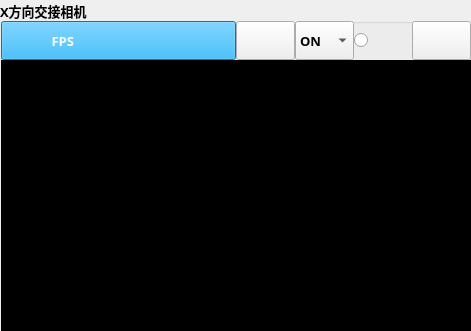
    <widget class="QGroupBox" name="groupBox_camera_4">
     <property name="enabled">
      <bool>true</bool>
     </property>
     <property name="geometry">
      <rect>
       <x>10</x>
       <y>350</y>
       <width>471</width>
       <height>331</height>
      </rect>
     </property>
     <property name="font">
      <font>
       <family>Bahnschrift SemiBold</family>
       <pointsize>10</pointsize>
       <weight>75</weight>
       <bold>true</bold>
      </font>
     </property>
     <property name="styleSheet">
      <string notr="true"/>
     </property>
     <property name="title">
      <string>X方向交接相机</string>
     </property>
     <widget class="QWidget" name="layoutWidget_4">
      <property name="geometry">
       <rect>
        <x>1</x>
        <y>21</y>
        <width>471</width>
        <height>311</height>
       </rect>
      </property>
      <layout class="QVBoxLayout" name="verticalLayout_6" stretch="1,7">
       <property name="spacing">
        <number>0</number>
       </property>
       <item>
        <layout class="QHBoxLayout" name="horizontalLayout_6" stretch="4,1,1,1,1">
         <property name="spacing">
          <number>0</number>
         </property>
         <property name="sizeConstraint">
          <enum>QLayout::SetNoConstraint</enum>
         </property>
         <property name="rightMargin">
          <number>1</number>
         </property>
         <item>
          <widget class="QPushButton" name="pushButton_FPS_4">
           <property name="sizePolicy">
            <sizepolicy hsizetype="Preferred" vsizetype="Preferred">
             <horstretch>0</horstretch>
             <verstretch>0</verstretch>
            </sizepolicy>
           </property>
           <property name="styleSheet">
            <string notr="true">
background-color: rgb(0, 170, 255);
color: rgb(255, 255, 255);</string>
           </property>
           <property name="text">
            <string>FPS                                 </string>
           </property>
          </widget>
         </item>
         <item>
          <widget class="QToolButton" name="camera_4">
           <property name="sizePolicy">
            <sizepolicy hsizetype="Minimum" vsizetype="Minimum">
             <horstretch>0</horstretch>
             <verstretch>0</verstretch>
            </sizepolicy>
           </property>
           <property name="text">
            <string/>
           </property>
           <property name="icon">
            <iconset resource="image.qrc">
             <normaloff>:/image/image/camera.png</normaloff>:/image/image/camera.png</iconset>
           </property>
           <property name="iconSize">
            <size>
             <width>32</width>
             <height>32</height>
            </size>
           </property>
          </widget>
         </item>
         <item>
          <widget class="QComboBox" name="triggermode_4">
           <property name="sizePolicy">
            <sizepolicy hsizetype="Preferred" vsizetype="Minimum">
             <horstretch>0</horstretch>
             <verstretch>0</verstretch>
            </sizepolicy>
           </property>
           <item>
            <property name="text">
             <string>ON</string>
            </property>
           </item>
           <item>
            <property name="text">
             <string>OFF</string>
            </property>
           </item>
          </widget>
         </item>
         <item>
          <widget class="QRadioButton" name="saveimage_4">
           <property name="sizePolicy">
            <sizepolicy hsizetype="Minimum" vsizetype="Minimum">
             <horstretch>0</horstretch>
             <verstretch>0</verstretch>
            </sizepolicy>
           </property>
           <property name="text">
            <string/>
           </property>
           <property name="icon">
            <iconset resource="image.qrc">
             <normaloff>:/image/image/saveimage.png</normaloff>:/image/image/saveimage.png</iconset>
           </property>
           <property name="iconSize">
            <size>
             <width>32</width>
             <height>32</height>
            </size>
           </property>
          </widget>
         </item>
         <item>
          <widget class="QToolButton" name="software_4">
           <property name="sizePolicy">
            <sizepolicy hsizetype="Minimum" vsizetype="Minimum">
             <horstretch>0</horstretch>
             <verstretch>0</verstretch>
            </sizepolicy>
           </property>
           <property name="text">
            <string/>
           </property>
           <property name="icon">
            <iconset resource="image.qrc">
             <normaloff>:/image/image/software.png</normaloff>:/image/image/software.png</iconset>
           </property>
           <property name="iconSize">
            <size>
             <width>32</width>
             <height>32</height>
            </size>
           </property>
          </widget>
         </item>
        </layout>
       </item>
       <item>
        <widget class="Form" name="form_4">
         <property name="enabled">
          <bool>true</bool>
         </property>
         <property name="styleSheet">
          <string notr="true">background-color: rgb(0, 0, 0);</string>
         </property>
         <property name="frameShape">
          <enum>QFrame::StyledPanel</enum>
         </property>
         <property name="frameShadow">
          <enum>QFrame::Raised</enum>
         </property>
        </widget>
       </item>
      </layout>
     </widget>
    </widget>
